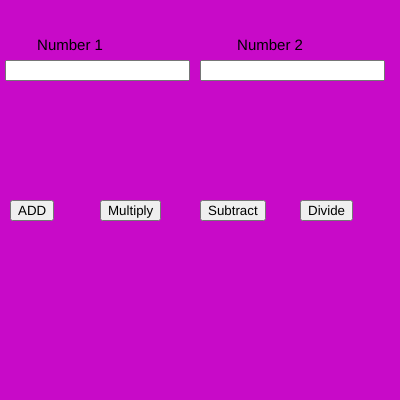
Frame 1 (no input)
Frame 60 (no input): identical to frame 1, image omitted
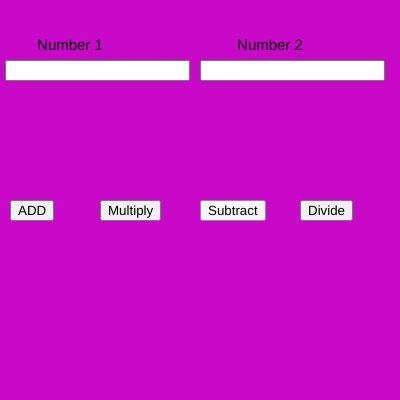
Frame 120 (the mouse pressed at the canvas centre since frame 60)

The p5.js sketch that drew these frames (run headless with seeded random() and noise() and a simulated clock; from frame 60 on, the mouse is pressed at the canvas centre):

// p5.js sketch
// ── sketch.js
var n1,n2;
var b1,b2,b3,b4;

function setup() {
  
  createCanvas(400, 400);
  
  num1 = createInput();
  num1.position(5, 60);
  
  num2 = createInput();
  num2.position(200, 60);
  
  b1 = createButton("ADD");
  b1.position(10, 200);
  b1.mousePressed(add);
  
  b2 = createButton("Multiply");
  b2.position(100, 200);
  b2.mousePressed(mul);

  b3 = createButton("Subtract");
  b3.position(200, 200);
  b3.mousePressed(sub);

  b4 = createButton("Divide")
  b4.position(300, 200);
  b4.mousePressed(division);
  
  
  textAlign(CENTER);
  textSize(15);
}

function draw() {
  background(200,10,200)
  text("Number 1",70,50)
  text("Number 2",270,50)
  
n1 = parseInt(num1.value());
n2 = parseInt(num2.value());
}

function add() {
console.log(n1 + n2);
}

function sub() {
  console.log(n1 - n2);
}

  function mul() {
    console.log(n1 * n2);
    }

    function division() {
      console.log(n1 / n2);
      }
